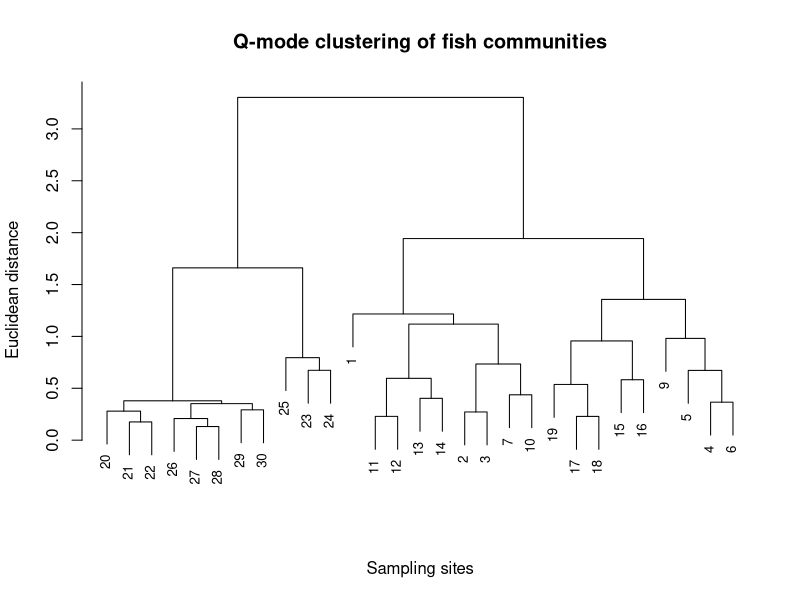
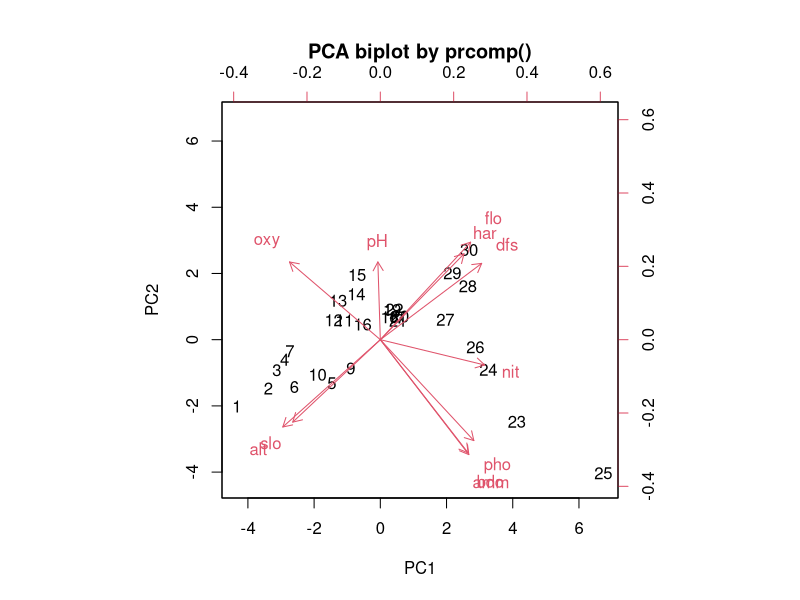
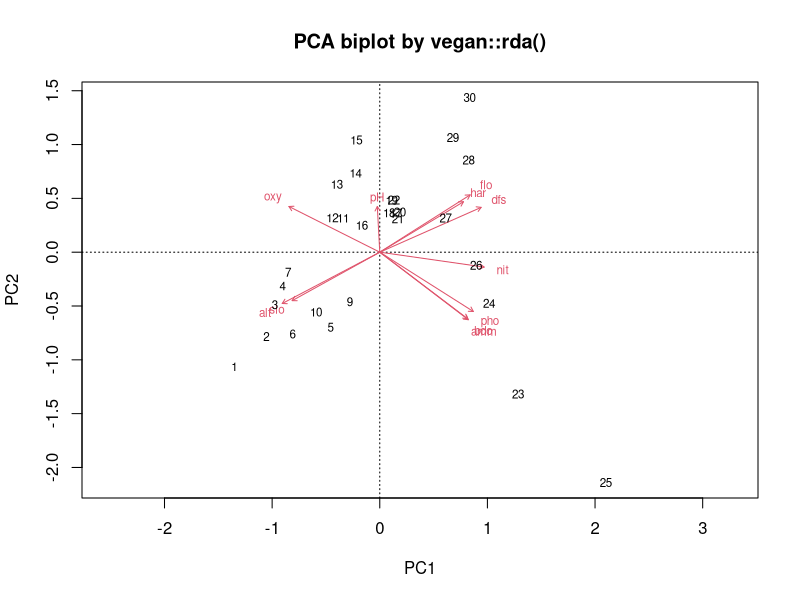
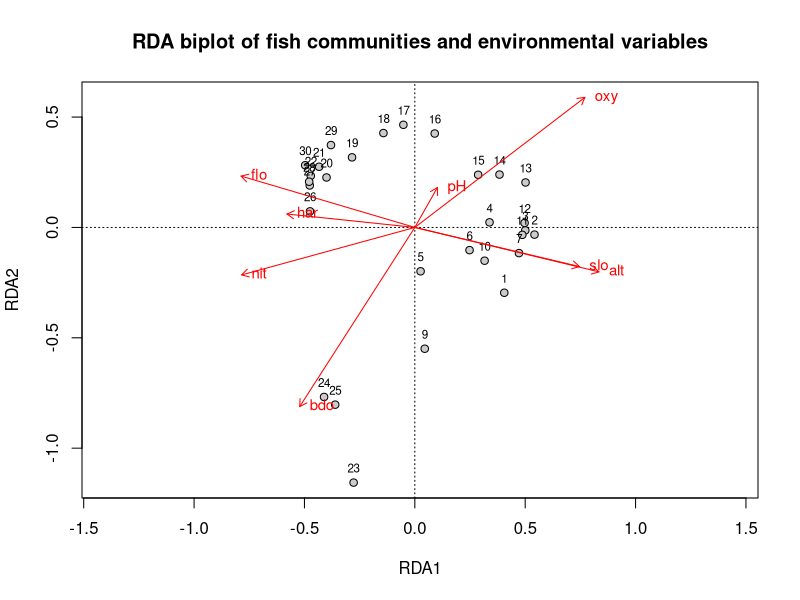

R code for these plots, in order:
## ---- chunk 1
knitr::opts_chunk$set(echo = TRUE)
## ---- chunk 2
library(ade4)
library(vegan)
## ---- chunk 3
data(doubs)

fish <- doubs$fish
env  <- doubs$env
xy   <- doubs$xy

dim(fish)
dim(env)
dim(xy)

head(fish)
head(env)
head(xy)
## ---- chunk 4
fish_abundance <- rowSums(fish)

fish_abundance

no_fish_site <- which(fish_abundance == 0)
no_fish_site
## ---- chunk 5
keep_site <- fish_abundance > 0

fish_clean <- fish[keep_site, ]
env_clean  <- env[keep_site, ]
xy_clean   <- xy[keep_site, ]

dim(fish_clean)
dim(env_clean)
dim(xy_clean)
## ---- chunk 6
doubs_clean <- list(
  fish = fish_clean,
  env  = env_clean,
  xy   = xy_clean
)

str(doubs_clean)
## ---- chunk 7
spe_hel <- vegan::decostand(fish_clean, method = "hellinger")

head(spe_hel)
## ---- chunk 8
spe_dist <- dist(spe_hel, method = "euclidean")

spe_dist
## ---- chunk 9
spe_clust_ward <- hclust(spe_dist, method = "ward.D2")

plot(
  spe_clust_ward,
  main = "Q-mode clustering of fish communities",
  xlab = "Sampling sites",
  ylab = "Euclidean distance",
  sub = "",
  cex = 0.8
)
## ---- chunk 10
env_z <- vegan::decostand(env_clean, "standardize")

summary(env_z)
## ---- chunk 11
pca_env_prcomp <- prcomp(env_z)

summary(pca_env_prcomp)

biplot(
  pca_env_prcomp,
  scale = 0,
  main = "PCA biplot by prcomp()"
)
## ---- chunk 12
pca_env_rda <- vegan::rda(env_z)

summary(pca_env_rda)

biplot(
  pca_env_rda,
  scaling = 2,
  main = "PCA biplot by vegan::rda()"
)
## ---- chunk 13
dca_fish <- vegan::decorana(spe_hel)

dca_fish
## ---- chunk 14
rda_full <- vegan::rda(
  spe_hel ~ .,
  data = as.data.frame(env_z)
)

vif.cca(rda_full)
## ---- chunk 15
env_z_vif1 <- env_z[, !colnames(env_z) %in% c("dfs")]

rda_vif1 <- vegan::rda(
  spe_hel ~ .,
  data = as.data.frame(env_z_vif1)
)

vif.cca(rda_vif1)
## ---- chunk 16
env_z_vif2 <- env_z_vif1[, !colnames(env_z_vif1) %in% c("amm")]

rda_vif2 <- vegan::rda(
  spe_hel ~ .,
  data = as.data.frame(env_z_vif2)
)

vif.cca(rda_vif2)
## ---- chunk 17
env_z_selected <- env_z_vif2[, !colnames(env_z_vif2) %in% c("pho")]

rda_selected <- vegan::rda(
  spe_hel ~ .,
  data = as.data.frame(env_z_selected)
)

vif_selected <- vif.cca(rda_selected)

vif_selected
## ---- chunk 18
rda_null <- vegan::rda(
  spe_hel ~ 1,
  data = as.data.frame(env_z)
)

rda_full <- vegan::rda(
  spe_hel ~ .,
  data = as.data.frame(env_z)
)

set.seed(123)

rda_step <- vegan::ordiR2step(
  rda_null,
  scope = formula(rda_full),
  direction = "forward",
  R2scope = TRUE,
  pstep = 1000,
  trace = TRUE
)

rda_step
summary(rda_step)
vif.cca(rda_step)
## ---- chunk 19
rda_selected <- vegan::rda(
  spe_hel ~ .,
  data = as.data.frame(env_z_selected)
)

summary(rda_selected)
## ---- chunk 20
set.seed(123)

anova(
  rda_selected,
  permutations = 999
)
## ---- chunk 21
set.seed(123)

anova(
  rda_selected,
  by = "axis",
  permutations = 999
)
## ---- chunk 22
set.seed(123)

anova(
  rda_selected,
  by = "term",
  permutations = 999
)
## ---- chunk 23
plot(
  rda_selected,
  type = "n",
  scaling = 2,
  main = "RDA biplot of fish communities and environmental variables"
)

# 添加样点
points(
  rda_selected,
  display = "sites",
  scaling = 2,
  pch = 21,
  bg = "grey80",
  col = "black"
)

# 添加样点编号
text(
  rda_selected,
  display = "sites",
  scaling = 2,
  labels = rownames(spe_hel),
  pos = 3,
  cex = 0.7,
  col = "black"
)

# 提取环境变量箭头坐标
env_scores <- scores(
  rda_selected,
  display = "bp",
  scaling = 2
)

# 添加环境变量箭头
arrows(
  0, 0,
  env_scores[, 1],
  env_scores[, 2],
  length = 0.08,
  col = "red"
)

# 添加环境变量名称
text(
  env_scores[, 1],
  env_scores[, 2],
  labels = rownames(env_scores),
  col = "red",
  cex = 0.9,
  pos = 4
)
